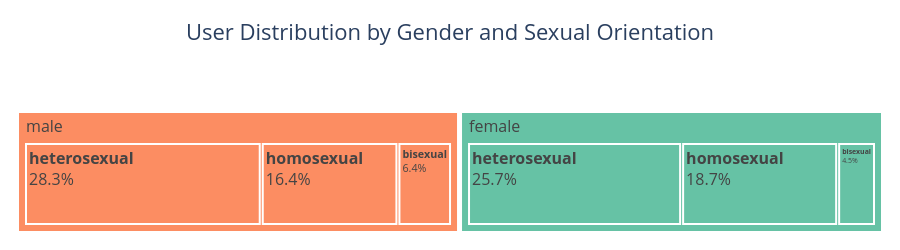

The notebook cell this image was saved under:
### Code cell
df_tree = (
    df.groupby(["gender", "sexuality"])
      .size()
      .reset_index(name="users")
)

# Porcentaje sobre el total
df_tree["percentage"] = df_tree["users"] / df_tree["users"].sum() * 100

# Transformación visual con la raíz cuadrada para hacer más visble los lados más pequeños
df_tree["users_visual"] = np.sqrt(df_tree["users"])

fig = px.treemap(
    df_tree,
    path=["gender", "sexuality"],
    values="users_visual",
    color="gender",
    color_discrete_sequence=px.colors.qualitative.Set2,
)

fig.update_traces(
    textinfo="label+percent root",
    texttemplate="<b>%{label}</b><br>%{percentRoot:.1%}",
    hoverinfo="skip",
    textfont=dict(size=16),
    marker=dict(
        line=dict(width=2, color="white")
    ),
    tiling=dict(
        pad=3
    )
)

fig.update_layout(
    title=dict(
        text="User Distribution by Gender and Sexual Orientation",
        x=0.5,
        xanchor="center",
        font=dict(size=22)
    ),
    width=900,
    height=250,
    margin=dict(t=80, l=10, r=10, b=10),
    paper_bgcolor="white",
)

fig.show()

### Figure 1 — Plotly figure (JSON) as saved in the notebook; plotly's stock layout.template omitted (floating-point values rounded to 4 significant figures)
{"data": [{"branchvalues": "total", "customdata": [["female"], ["female"], ["female"], ["female"], ["male"], ["male"], ["male"], ["male"]], "domain": {"x": [0, 1], "y": [0, 1]}, "hoverinfo": "skip", "hovertemplate": "labels=%{label}<br>users_visual=%{value}<br>parent=%{parent}<br>id=%{id}<br>gender=%{customdata[0]}<extra></extra>", "ids": ["female/bisexual", "female/heterosexual", "female/homosexual", "female", "male/bisexual", "male/heterosexual", "male/homosexual", "male"], "labels": ["bisexual", "heterosexual", "homosexual", "female", "bisexual", "heterosexual", "homosexual", "male"], "marker": {"colors": ["rgb(102,194,165)", "rgb(102,194,165)", "rgb(102,194,165)", "rgb(102,194,165)", "rgb(252,141,98)", "rgb(252,141,98)", "rgb(252,141,98)", "rgb(252,141,98)"], "line": {"color": "white", "width": 2}}, "name": "", "parents": ["female", "female", "female", "", "male", "male", "male", ""], "textfont": {"size": 16}, "textinfo": "label+percent root", "texttemplate": "<b>%{label}</b><br>%{percentRoot:.1%}", "tiling": {"pad": 3}, "type": "treemap", "values": [1.0, 5.657, 4.123, 10.78, 1.414, 6.245, 3.606, 11.26]}], "layout": {"height": 250, "legend": {"tracegroupgap": 0}, "margin": {"b": 10, "l": 10, "r": 10, "t": 80}, "paper_bgcolor": "white", "title": {"font": {"size": 22}, "text": "User Distribution by Gender and Sexual Orientation", "x": 0.5, "xanchor": "center"}, "treemapcolorway": ["rgb(102,194,165)", "rgb(252,141,98)", "rgb(141,160,203)", "rgb(231,138,195)", "rgb(166,216,84)", "rgb(255,217,47)", "rgb(229,196,148)", "rgb(179,179,179)"], "width": 900}}
